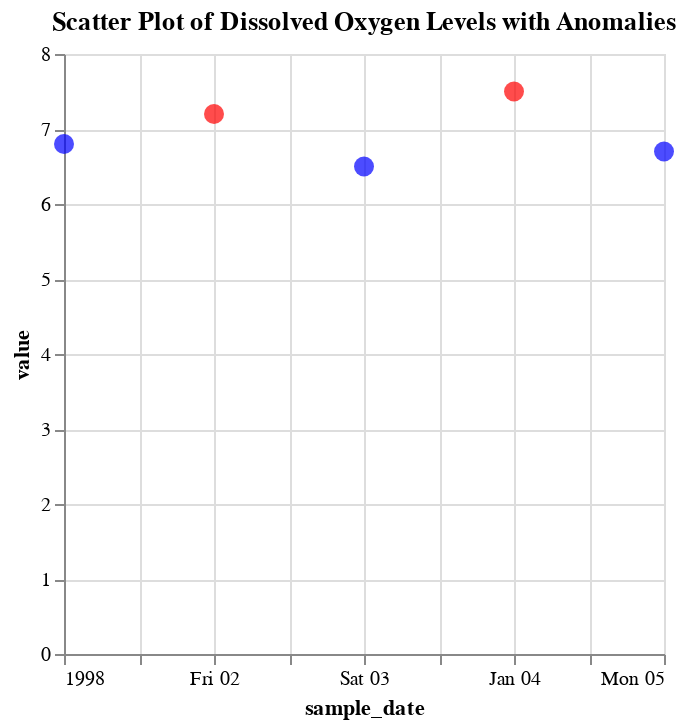

Source (notebook cell):
### Code cell
#Visual highlighting anomalies based on a threshold value of 7 

scatter_plot = alt.Chart(data).mark_circle(size=100).encode(
    x='sample_date:T',
    y='value:Q',
    color=alt.condition(
        alt.datum.value > 7, 
        alt.value('red'),  
        alt.value('blue')  
    ),
    tooltip=['sample_date:T', 'value:Q', 'location:N']
).properties(
    title='Scatter Plot of Dissolved Oxygen Levels with Anomalies'
)

scatter_plot

### Figure 1 — Vega-Lite specification as saved in the notebook (floating-point values rounded to 4 significant figures)
{"config": {"view": {"continuousWidth": 300, "continuousHeight": 300}}, "data": {"name": "data-84e4ebbbc6e8c3994b7b17aa2c69eaa6"}, "mark": {"type": "circle", "size": 100}, "encoding": {"color": {"condition": {"test": "(datum.value > 7)", "value": "red"}, "value": "blue"}, "tooltip": [{"field": "sample_date", "type": "temporal"}, {"field": "value", "type": "quantitative"}, {"field": "location", "type": "nominal"}], "x": {"field": "sample_date", "type": "temporal"}, "y": {"field": "value", "type": "quantitative"}}, "title": "Scatter Plot of Dissolved Oxygen Levels with Anomalies", "$schema": "https://vega.github.io/schema/vega-lite/v5.20.1.json", "datasets": {"data-84e4ebbbc6e8c3994b7b17aa2c69eaa6": [{"sample_date": "1998-01-01T00:00:00", "location": "Boonsri", "measure": "Dissolved oxygen", "value": 6.8, "is_anomaly": false}, {"sample_date": "1998-01-02T00:00:00", "location": "Boonsri", "measure": "Dissolved oxygen", "value": 7.2, "is_anomaly": true}, {"sample_date": "1998-01-03T00:00:00", "location": "Boonsri", "measure": "Dissolved oxygen", "value": 6.5, "is_anomaly": false}, {"sample_date": "1998-01-04T00:00:00", "location": "Boonsri", "measure": "Dissolved oxygen", "value": 7.5, "is_anomaly": true}, {"sample_date": "1998-01-05T00:00:00", "location": "Boonsri", "measure": "Dissolved oxygen", "value": 6.7, "is_anomaly": false}]}}
